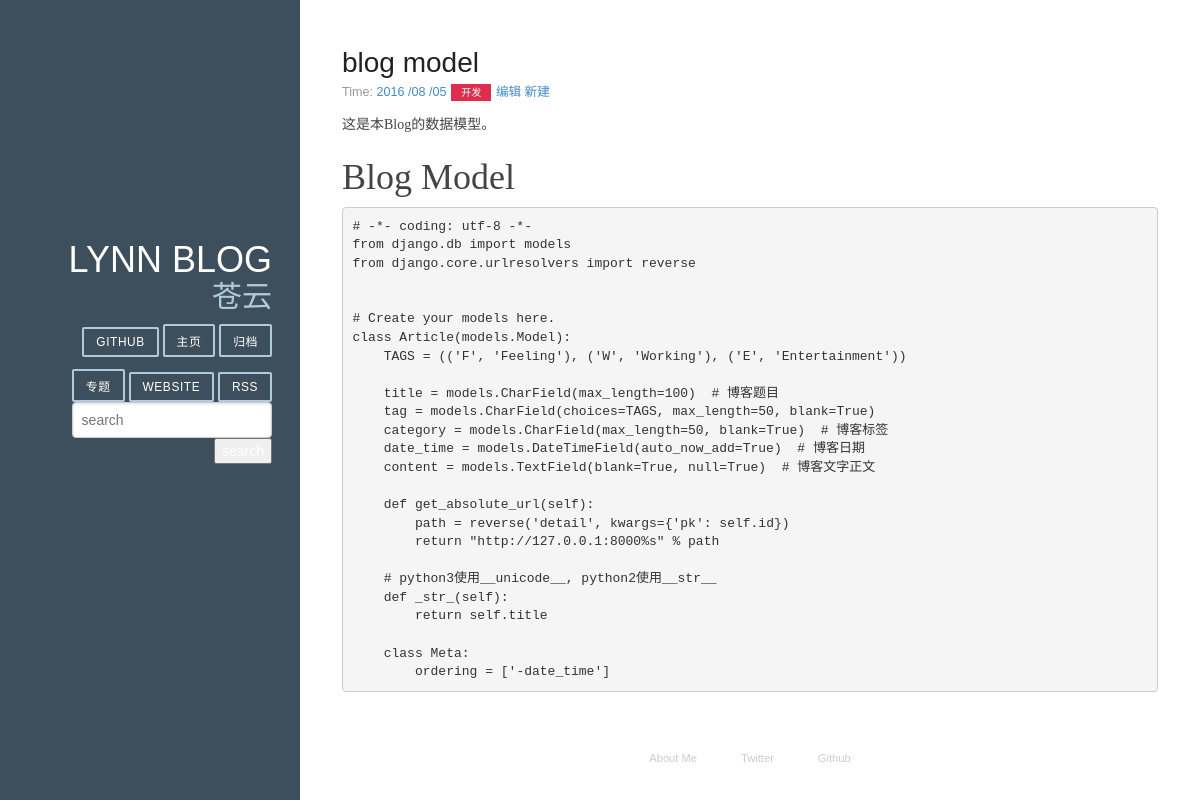
Page /7/ on the committed database.
### article/models.py (models this page shows, shortened)
class Article(models.Model):
    TAGS = (('F', 'Feeling'), ('W', 'Working'), ('E', 'Entertainment'))
    title = models.CharField(max_length=100)  # 博客题目
    tag = models.CharField(choices=TAGS, max_length=50, blank=True)
    category = models.CharField(max_length=50, blank=True)  # 博客标签
    date_time = models.DateTimeField(auto_now_add=True)  # 博客日期
    content = models.TextField(blank=True, null=True)  # 博客文字正文
    class Meta:
        ordering = ['-date_time']

### article/views.py (the view)
# urls.py: url(r'^(?P<pk>\d+)/$', ArticleDetailView.as_view(), name='detail'),
class ArticleDetailView(DetailView):
    model = Article
    template_name = "post.html"

### article/templatetags/custom_markdown.py (called while the page is built)
@register.filter(is_safe=True)  #
@stringfilter  #
def custom_markdown(value):
    return mark_safe(markdown.markdown(value,
    	extensions=['markdown.extensions.fenced_code', 'markdown.extensions.codehilite'],
                                       safe_mode=True,
                                       enable_attributes=False))

### templates/post.html (shortened to what this page needs)
{% extends "base.html" %}
{% load static from staticfiles %}
{% load custom_markdown %}
{% block content %}
<div class="posts">
        <section class="post">
            <header class="post-header">
                <h2 class="post-title">{{ object.title }}</h2>
                    <p class="post-meta">
                        Time:  <a class="post-author" href="#">{{ object.date_time|date:"Y /m /d"}}</a>
                        <a class="post-category post-category-js" href="#">{{ object.category }}</a>
                        <a href="{% url "update" pk=object.id %}">编辑</a>
                        <a href="{% url "create" %}">新建</a>
                    </p>
            </header>
                <div class="post-description">
                    <p>
                        {{ object.content | custom_markdown}}
                    </p>
                </div>
        </section>
</div>
{% endblock %}

### static/css/pure-min.css (style rules this page uses)
article,aside,details,figcaption,figure,footer,header,hgroup,main,nav,section,summary { display:block }
html { font-size:100%;-ms-text-size-adjust:100%;-webkit-text-size-adjust:100% }
html,button,input,select,textarea { font-family:sans-serif }
body { margin:0 }
h1 { font-size:2em;margin:.67em 0 }
h2 { font-size:1.5em;margin:.83em 0 }
p,pre { margin:1em 0 }
code,kbd,pre,samp { font-family:monospace,serif;_font-family:'courier new',monospace;font-size:1em }
pre { white-space:pre;white-space:pre-wrap;word-wrap:break-word }

### static/css/blog.css (style rules this page uses)
* { -webkit-box-sizing: border-box; -moz-box-sizing: border-box; box-sizing: border-box; }
a { text-decoration: none; color: rgb(61, 146, 201); }
.post { padding-bottom: 2em; }
.post-title { font-size: 2em; color: #222; margin-bottom: 0.2em; }
.post-description { font-family: Georgia, "Cambria", serif; color: #444; line-height: 1.8em; }
.post-meta { color: #999; font-size: 90%; margin: 0; }
.post-category { margin: 0 0.1em; padding: 0.3em 1em; color: #fff; background: #999; font-size: 80%; }
.post-category-js { background: #df2d4f; }

### rows in the picture
Article: title "blog model", date_time "2016 /08 /05", category "开发", content|custom_markdown "这是本Blog的数据模型。 Blog Model # -*- coding: utf-8 -*- from django.db import models from django.core.urlresolvers import reverse # Create your models here. class Article ( models . Model ): TAGS = (( 'F' , 'Feeling' ), ( 'W' , 'Working' ), ( 'E' , 'Entertainment' )) title = models . CharField ( max_length = 100 ) # 博客题目 tag = models . CharField ( choices = TAGS , max_length = 50 , blank = True ) category = models . CharField ( max_length = 50 , blank = True ) # 博客标签 date_time = models . DateTimeField ( auto_now_add = True ) # 博客日期 content = models . TextField ( blank = True , null = True ) # 博客文字正文 def get_absolute_url ( self ): path = reverse ( 'detail' , kwargs = { 'pk' : self . id }) return…"
